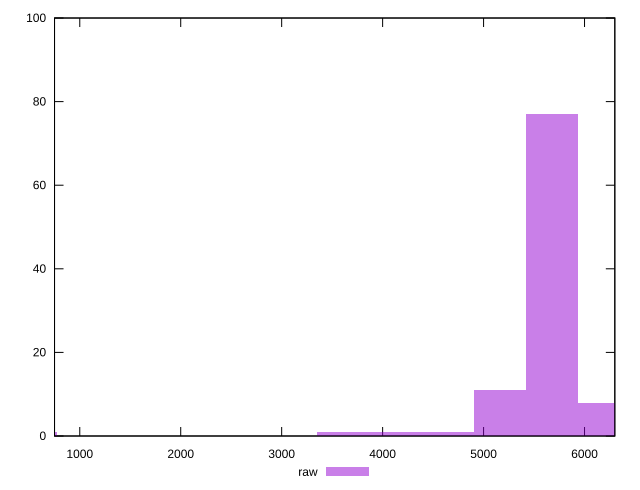

Write gnuplot code to recreate this figure.
reset

$raw <<EOF
4643.08055485134 1
4127.182715423413 1
6190.7740731351205 8
5674.876233707193 77
3611.284875995487 1
5158.9783942792665 11
515.8978394279267 1
EOF

set key outside below
set boxwidth 515.8978394279267
set xrange [750:6300]
set yrange [0:100]
set trange [0:100]
set style fill transparent solid 0.5 noborder
set terminal svg size 640, 490 enhanced background rgb 'white'
set output "report/report_00029_2021-02-24T13-36-40.390Z/uses-text-compression/samples/music/raw/histogram.svg"

plot $raw title "raw" with boxes

reset
